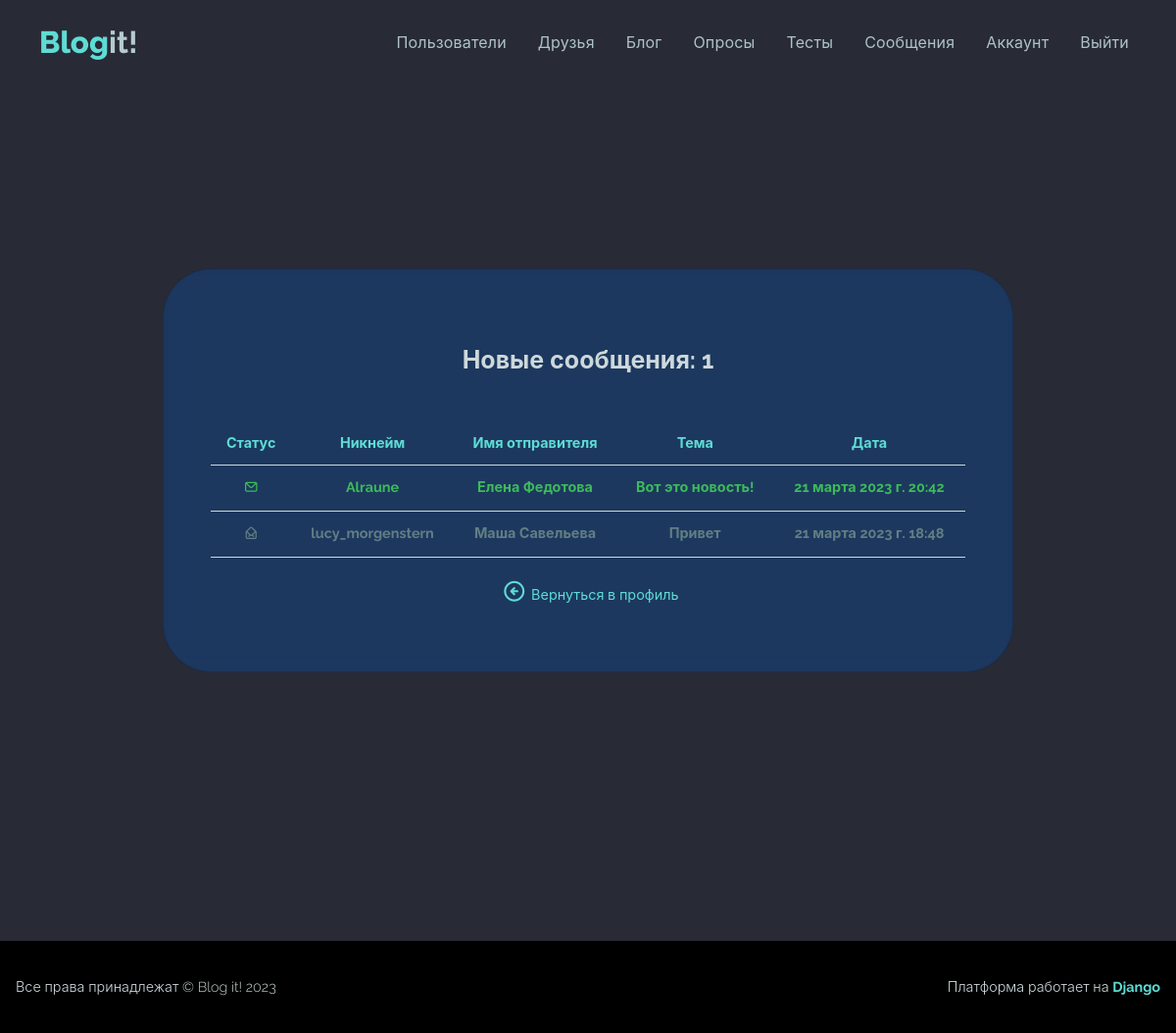
The page /inbox/ (signed in) on the database its author committed.
### users/models.py (models this page shows, shortened)
class Message(models.Model):
    sender = models.ForeignKey(
        Profile, on_delete=models.SET_NULL,
        null=True, blank=True)
    recipient = models.ForeignKey(
        Profile, on_delete=models.SET_NULL,
        null=True, blank=True, related_name='messages')
    name = models.CharField(max_length=200,
        null=True, blank=True)
    email = models.EmailField(max_length=200,
        null=True, blank=True)
    subject = models.CharField(max_length=200,
        null=True, blank=True)
    body = models.TextField()
    is_read = models.BooleanField(default=False, null=True)
    created = models.DateTimeField(auto_now_add=True)
    class Meta:
        ordering = ['is_read', '-created']
        verbose_name = 'Сообщение'
        verbose_name_plural = 'Сообщения'

class Profile(models.Model):
    user = models.OneToOneField(User,
        on_delete=models.CASCADE)
    name = models.CharField(max_length=50,
        blank=True, null=True)
    email = models.EmailField(max_length=50,
        blank=True, null=True)
    username = models.CharField(max_length=50,
        blank=True, null=True)
    summary = models.CharField(max_length=100,
        blank=True, null=True)
    city = models.CharField(max_length=20,
        blank=True, null=True)
    profession = models.CharField(max_length=50,
        blank=True, null=True)
    about = models.TextField(blank=True, null=True)
    image = models.ImageField(
        null=True, blank=True, upload_to='profile_images',
        default='profile_images/default.jpg')
    github = models.CharField(max_length=100,
        default='https://github.com')
    twitter = models.CharField(max_length=100,
        default='https://twitter.com')
    linkedin = models.CharField(max_length=100,
        default='https://linkedin.com')
    youtube = models.CharField(max_length=100,
        default='https://youtube.com')
    website = models.CharField(max_length=100,
        default='https://mysite.com')
    created = models.DateTimeField(auto_now_add=True)
    follows = models.ManyToManyField(
        'self', related_name='followed_by',
        symmetrical=False, blank=True
    )
    class Meta:
        ordering = ['created']
        verbose_name = 'Профиль'
        verbose_name_plural = 'Профили'
    def __str__(self):
        return self.user.username

### users/views.py (the view)
# urls.py: path('inbox/', views.inbox, name='inbox'),
@login_required
def inbox(request):
    profile = request.user.profile
    messageRequests = profile.messages.all()
    unreadCount = messageRequests.filter(is_read=False).count()
    context = {'messageRequests': messageRequests,
    'unreadCount': unreadCount}
    return render(request, 'users/inbox.html', context)

### users/templates/users/inbox.html (shortened to what this page needs)
{% extends 'base.html' %}
{% block content %}
    <section>
        <main>
            <div class="mt-5 mb-5">
                <div class="vh-100 d-flex justify-content-center align-items-center">
                    <div class="container">
                        <div class="row d-flex justify-content-center">
                            <div class="col-12 col-md-9 col-lg-9">
                                <div class="card card-bg">
                                    <div class="card-body p-5">
                                        <div class="mb-3 mt-md-4">
                                            <div class="text-center">
                                                <h5 class="fw-bold fs-2 text-200 mb-5 text-center">
                                                    Новые сообщения: <span>{{ unreadCount }}</span>
                                                </h5>
                                                <div class="table-responsive">
                                                    <table class="table table-hover">
                                                        <thead>
                                                            <tr>
                                                                <th scope="col" class="text-primary">Статус</th>
                                                                <th scope="col" class="text-primary">Никнейм</th>
                                                                <th scope="col" class="text-primary">Имя отправителя</th>
                                                                <th scope="col" class="text-primary">Тема</th>
                                                                <th scope="col" class="text-primary">Дата</th>
                                                            </tr>
                                                        </thead>
                                                        <tbody>
                                                            {% for message in messageRequests %}
                                                                <tr style="transform: rotate(0);">
                                                                    {% if message.is_read == False %}
                                                                        <th scope="row">
                                                                            <i class="uil uil-envelope text-success" style="font-size: 15px"></i>
                                                                        </th>
                                                                        <td class="text-success fw-bold">{{ message.sender }}</td>
                                                                        <td class="text-success fw-bold">{{ message.name }}</td>
                                                                        <td class="text-success fw-bold">{{ message.subject }}</td>
                                                                        <td class="text-success fw-bold">{{ message.created }}</td>
                                                                    {% else %}
                                                                        <th scope="row">
                                                                            <i class="uil uil-envelope-open  text-600" style="font-size: 15px"></i>
                                                                        </th>
                                                                        <td class="text-600 fw-bold">{{ message.sender }}</td>
                                                                        <td class="text-600 fw-bold">{{ message.name }}</td>
                                                                        <td class="text-600 fw-bold">{{ message.subject }}</td>
                                                                        <td class="text-600 fw-bold">{{ message.created }}</td>
                                                                    {% endif %}
                                                                </tr>
                                                            {% endfor %}
                                                        </tbody>
                                                    </table>
                                                </div>
                                                <div class="text-center">
                                                    <a href="{% url 'account' %}" style="text-decoration: none;"><i class="uil uil-arrow-circle-left"
   style="padding: 0.3rem;
          font-size: 25px"></i>Вернуться в профиль</a>
                                                </div>
                                            </div>
                                        </div>
                                    </div>
                                </div>
                            </div>
                        </div>
                    </div>
                </div>
            </div>
        </main>
    </section>
{% endblock content %}

### rows shown on the page
Message: sender "Alraune", name "Елена Федотова", subject "Вот это новость!", created "21 марта 2023 г. 20:42"
Message: sender "lucy_morgenstern", name "Маша Савельева", subject "Привет", created "21 марта 2023 г. 18:48"

### other values the page prints
{{ unreadCount }} "1"
